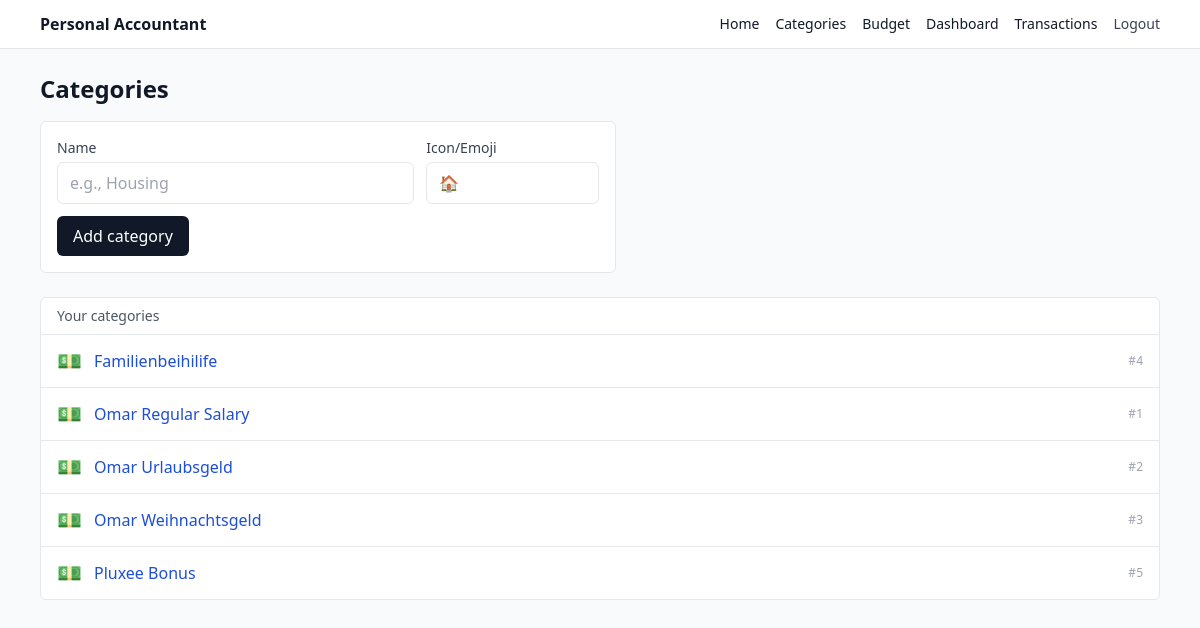
The app's page /categories (signed in), older data.
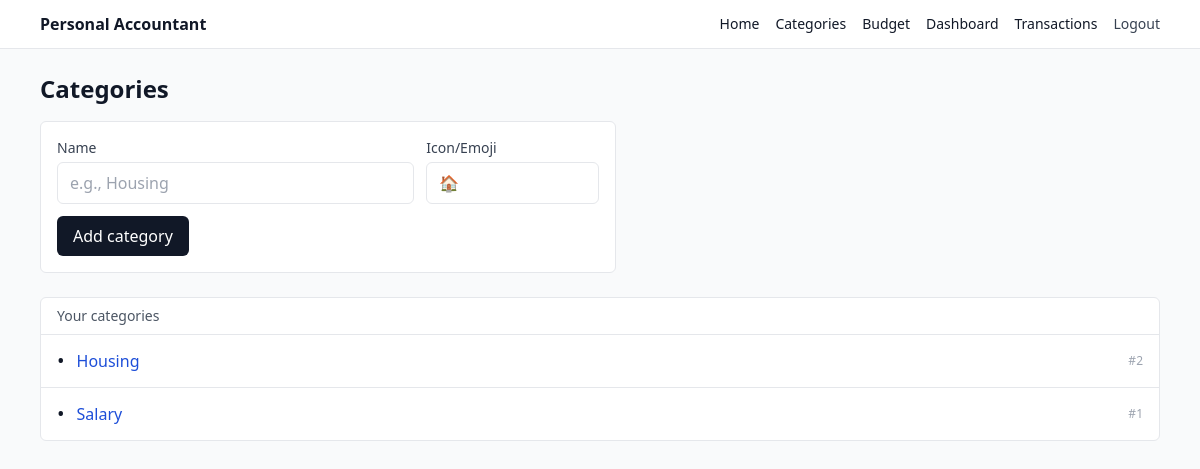
The same page, newer data.
### app/models.py (models this page shows)
class Category(SQLModel, table=True):
    __table_args__ = (
        UniqueConstraint("user_id", "name", name="uq_category_user_name"),
    )
    id: int | None = Field(default=None, primary_key=True)
    user_id: int = Field(foreign_key="user.id", index=True)
    name: str
    icon: str | None = None  # emoji or icon key
    created_at: datetime = Field(default_factory=datetime.utcnow)

### app/routes/categories.py (the view)
@router.get("/categories", response_class=HTMLResponse)
def categories_page(
    request: Request,
    db: Session = Depends(get_session),
    uid: int | None = Depends(current_user_id),
):
    if not uid:
        return _redirect_login()
    categories = _categories_for_user(db, uid)
    return templates.TemplateResponse(
        "categories.html",
        {"request": request, "title": "Categories", "user_id": uid, "categories": categories, "error": None},
    )

### templates/categories.html (shortened to what this page needs)
{% extends "_base.html" %}
{% block content %}
  <div class="flex items-center justify-between mb-4">
    <h1 class="text-2xl font-semibold">Categories</h1>
  </div>
  <form method="post" action="/categories" class="mb-6 grid gap-3 max-w-xl rounded-md border bg-white p-4">
    <div class="grid grid-cols-1 sm:grid-cols-3 gap-3">
      <div class="sm:col-span-2">
        <label class="block text-sm text-gray-700">Name</label>
        <input name="name" required class="mt-1 w-full rounded-md border px-3 py-2" placeholder="e.g., Housing" />
      </div>
      <div>
        <label class="block text-sm text-gray-700">Icon/Emoji</label>
        <input name="icon" class="mt-1 w-full rounded-md border px-3 py-2" placeholder="🏠" />
      </div>
    </div>
    <button class="justify-self-start rounded-md bg-gray-900 px-4 py-2 text-white hover:bg-black">
      Add category
    </button>
  </form>
  <div class="rounded-md border bg-white">
    <div class="border-b px-4 py-2 text-sm text-gray-600">Your categories</div>
    {% if categories|length == 0 %}
      <div class="px-4 py-4 text-sm text-gray-600">No categories yet.</div>
    {% else %}
      <ul class="divide-y">
        {% for c in categories %}
          <li class="px-4 py-3 flex items-center justify-between">
            <div class="flex items-center gap-3">
              <span class="text-xl">{{ c.icon or "•" }}</span>
              <a class="font-medium text-blue-700 hover:underline" href="/categories/{{ c.id }}">
                {{ c.name }}
              </a>
            </div>
            <span class="text-xs text-gray-400">#{{ c.id }}</span>
          </li>
        {% endfor %}
      </ul>
    {% endif %}
  </div>
{% endblock %}

Row changes from the older to the newer data that the page shows:
removed Category: icon "💵", name "Familienbeihilife", id "4"
removed Category: icon "💵", name "Omar Weihnachtsgeld", id "3"
removed Category: icon "💵", name "Pluxee Bonus", id "5"
changed Category id 2: icon "💵" → "•"; name "Omar Urlaubsgeld" → "Housing"; moves up the list
changed Category id 1: icon "💵" → "•"; name "Omar Regular Salary" → "Salary"
